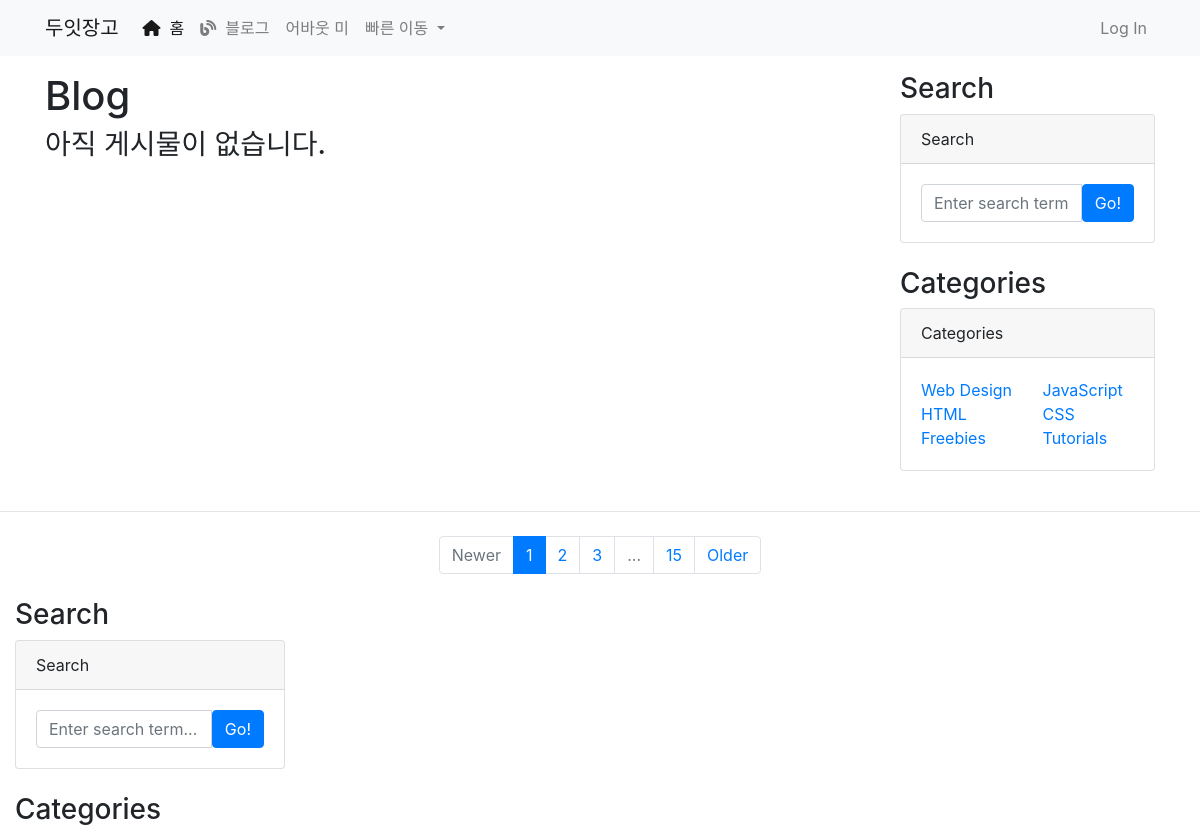
Before: /blog/ (upper part) with the older database file.
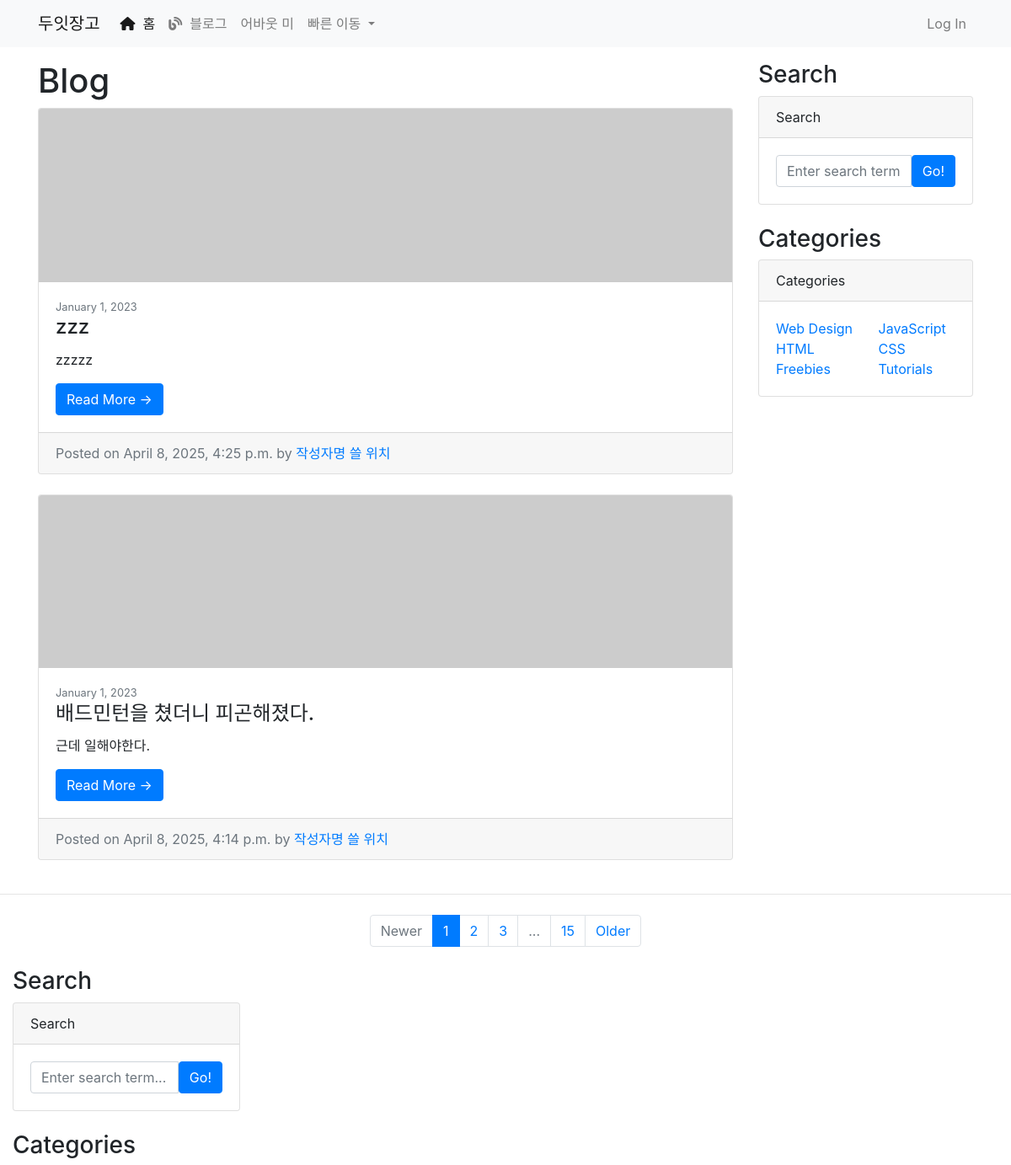
After: the same page with the newer database file.
### blog/models.py (models this page shows, shortened)
class Post(models.Model):
    title = models.CharField(max_length=30)
    hook_text = models.CharField(max_length=100, blank=True)
    content = models.TextField()
    head_image = models.ImageField(upload_to='blog/images/%Y/%m/%d/', blank=True)
    file_upload = models.FileField(upload_to='blog/files//%Y/%m/%d/', blank=True)
    created_at = models.DateTimeField(auto_now_add=True)
    updated_at = models.DateTimeField(auto_now=True)
    def get_absolute_url(self):
        return f'blog/{self.pk}/'

### blog/views.py (the view)
# urls.py: path('', views.PostList.as_view()),
class PostList(ListView):
    model = Post
    ordering = '-pk'

### blog/templates/blog/post_list.html (shortened to what this page needs)
{% extends 'blog/base.html' %}
{% block main_area %}
                <h1>Blog</h1>
            {% if post_list.exists %}
                {% for p in post_list %}
                    <div class="card mb-4">
                        {% if p.head_image %}
                        <img class="card-img-top" src="{{ p.head_image.url }}" alt="{{ p }} head im-age" /></a>
                        {% else %}
                        <img class="card-img-top" src="https://picsum.photos/sead/{{ p.id }}/800/200" alt="random_image">
                        {% endif %}
                        <div class="card-body">
                            <div class="small text-muted">January 1, 2023</div>
                            <h2 class="card-title h4">{{ p.title }}</h2>
                            <p class="card-text">{{ p.content | truncatewords:45 }}</p>
                            <a class="btn btn-primary" href="{{ p.get_absolute_url }}">Read More &rarr;</a>
                        </div>
                        <div class="card-footer text-muted">
                            Posted on {{ p.created_at }} by
                            <a href="#">작성자명 쓸 위치</a>
                        </div>
                    </div>
                {% endfor %}
            {% else %}
                <h3>아직 게시물이 없습니다.</h3>
            {% endif %}
            </div>
            <div class="col-md-4 col-lg-3">
                <h3>Search</h3>
                <div class="card mb-4">
                    <div class="card-header">Search</div>
                    <div class="card-body">
                        <div class="input-group">
                            <input class="form-control" type="text" placeholder="Enter search term..." aria-label="Enter search term..." aria-describedby="button-search" />
                            <button class="btn btn-primary" id="button-search" type="button">Go!</button>
                        </div>
                    </div>
                </div>
                <h3>Categories</h3>
                <div class="card mb-4">
                    <div class="card-header">Categories</div>
                    <div class="card-body">
                        <div class="row">
                            <div class="col-sm-6">
                                <ul class="list-unstyled mb-0">
                                    <li><a href="#!">Web Design</a></li>
                                    <li><a href="#!">HTML</a></li>
                                    <li><a href="#!">Freebies</a></li>
                                </ul>
                            </div>
                            <div class="col-sm-6">
                                <ul class="list-unstyled mb-0">
                                    <li><a href="#!">JavaScript</a></li>
                                    <li><a href="#!">CSS</a></li>
                                    <li><a href="#!">Tutorials</a></li>
                                </ul>
                            </div>
                        </div>
                    </div>
                </div>
            </div>
        </div>
    </div>
    <nav aria-label="Pagination">
        <hr class="my-0" />
        <ul class="pagination justify-content-center my-4">
            <li class="page-item disabled"><a class="page-link" href="#" tabindex="-1" aria-disabled="true">Newer</a></li>
            <li class="page-item active" aria-current="page"><a class="page-link" href="#!">1</a></li>
            <li class="page-item"><a class="page-link" href="#!">2</a></li>
            <li class="page-item"><a class="page-link" href="#!">3</a></li>
            <li class="page-item disabled"><a class="page-link" href="#!">...</a></li>
            <li class="page-item"><a class="page-link" href="#!">15</a></li>
            <li class="page-item"><a class="page-link" href="#!">Older</a></li>
        </ul>
    </nav>
{% endblock %}

### blog/templates/blog/base.html (shortened to what this page needs)
<!DOCTYPE html>
{% load static %}
<html lang="ko">
<head>
    <link rel="stylesheet" href="{% static 'blog/bootstrap/bootstrap.min.css' %}" media="screen">
</head>
<body>
    <nav class="navbar navbar-expand-lg navbar-light bg-light">
        <div class="container">
            <a class="navbar-brand" href="./Index.html">두잇장고</a>
            <div class="collapse navbar-collapse" id="navbarNavDropdown">
                <ul class="navbar-nav mr-auto">
                    <li class="nav-item active">
                        <a class="nav-link" href="./Index.html"><i class="fa-solid fa-house"></i>&nbsp 홈<span class="sr-only">(current)</span></a>
                    </li>
                    <li class="nav-item">
                        <a class="nav-link" href="./blog_list.html"><i class="fa-solid fa-blog"></i>&nbsp 블로그</a>
                    </li>
                    <li class="nav-item">
                        <a class="nav-link" href="./about_me.html">어바웃 미</a>
                    </li>
                    <li class="nav-item dropdown">
                        <a class="nav-link dropdown-toggle" href="#" id="navbarDropdownMenuLink" role="button" data-toggle="dropdown" aria-haspopup="true" aria-expanded="false">
                            빠른 이동
                        </a>
                    </li>
                </ul>
                <ul class="navbar-nav">
                    <li class="nav-item">
                        <a class="nav-link" href="#" data-toggle="modal" data-target="#LoginModal">Log In</a>
                    </li>
                </ul>
            </div>
        </div>
    </nav>
    <div class="container my-3">
        <div class="row">
            <div class="col-md-8 col-lg-9" id="main-area">
                {% block main_area %}
                {% endblock %}
            <div class="col-md-4 col-lg-3">
                <h3>Search</h3>
                <div class="card mb-4">
                    <div class="card-header">Search</div>
                    <div class="card-body">
                        <div class="input-group">
                            <input class="form-control" type="text" placeholder="Enter search term..." aria-label="Enter search term..." aria-describedby="button-search" />
                            <button class="btn btn-primary" id="button-search" type="button">Go!</button>
                        </div>
                    </div>
                </div>
                <h3>Categories</h3>
            </div>
</body>
</html>

Changed rows visible on the page:
added Post: title "zzz", content "zzzzz", created_at "April 8, 2025, 4:25 p.m."
added Post: title "배드민턴을 쳤더니 피곤해졌다.", content "근데 일해야한다.", created_at "April 8, 2025, 4:14 p.m."
Other visible differences:
text no longer shown: "아직 게시물이 없습니다."
